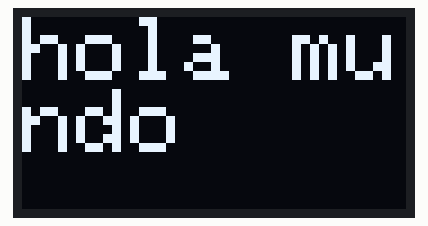
Simulated run of this sketch. Board: Arduino Uno, built with avr-gcc and run on an emulated ATmega328P. On the bench: 128×64 one-colour display.

Above: at 0.1 s.

The sketch:

TP0ej1-Katon-Ponce-Gonzalez.ino
```cpp
#include <Wire.h>
#include <Adafruit_GFX.h>
#include <Adafruit_SSD1306.h>

#define AN 128
#define ALT 64

#define OLED_RES 4
Adafruit_SSD1306 oled(AN, ALT, &Wire, OLED_RES);


void setup() {
  Wire.begin();
  oled.begin(SSD1306_SWITCHCAPVCC, 0x3C);
}

void loop() {
  oled.clearDisplay();
  oled.setTextColor(WHITE);
  oled.setCursor(0, 0);
  oled.setTextSize(3);
  oled.print("hola mundo");
  oled.display();
}
```
